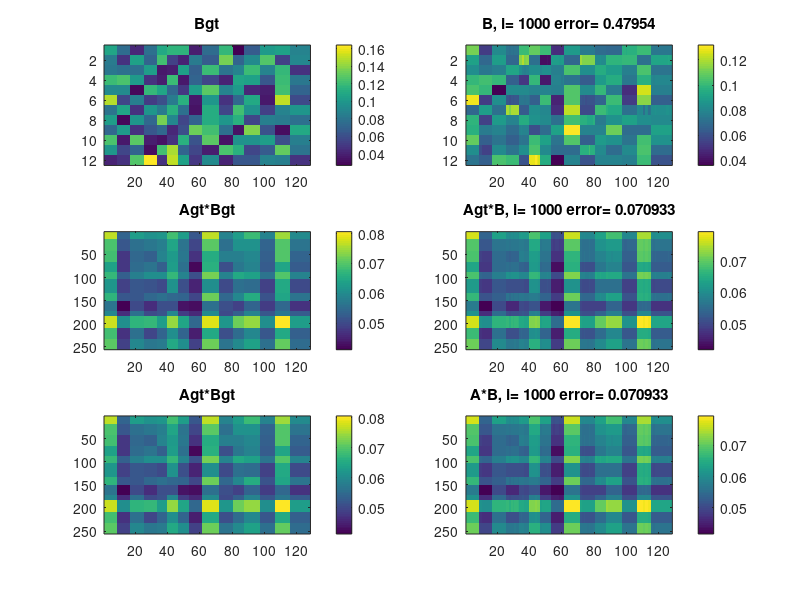
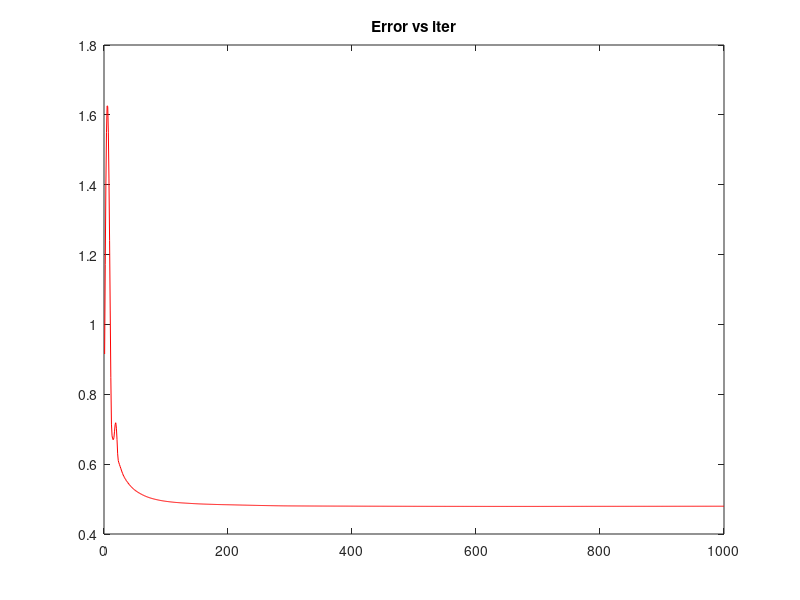

MATLAB code to generate these figures, in order:
 
%%%%%%%%%%%%%%%%%%%%%%%%%%%%%%%%%%%%%%%%%%%%%%%%%%%%%%%%%%%%
% Solve C = AB, Omega = Observations with
% min_{A,B>=0} D_Kullback-Leibler ( Omega * ( C || AB ) ) 
%                  + gamma_A ||A||_TV + gamma_B ||B||_TV
%%%%%%%%%%%%%%%%%%%%%%%%%%%%%%%%%%%%%%%%%%%%%%%%%%%%%%%%%%%%



function test_NMF_KL_TV_MC_v1


% %%%%%%%%%%%%%%%%%%%%%%%%%%%%%%
% % Create Recommendation Matrix C (Netflix-style) from A,B s.t. C = AB
% % Generate Graph GB for Matrix B (noisy community graph)
% %%%%%%%%%%%%%%%%%%%%%%%%%%%%%%
% 
% if 2==1
%     % Parameters
%     n = 256;
%     m = 128;
%     rA = 12;
%     rB = 15;
%     r = min( rA , rB ); % rank
%     [C,A,B,WB] = create_recommendation_data(n,m,r,rA,rB);
%     save('mat/recommendation_data.mat','C','A','B','WB');
% else
%     load('mat/recommendation_data.mat','C','A','B','WB');
%     [n,m] = size(C)
%     r = size(A,2)
% end
% 
% % Display
% if 1==1
%     cpt_fig = 1;
%     figure(cpt_fig);
%     subplot(131);
%     imagesc(A); colorbar;
%     title('A');
%     subplot(132);
%     imagesc(B); colorbar;
%     title('B');
%     subplot(133);
%     imagesc(C); colorbar;
%     title('C');
%     %pause
% end
% 
% % Save ground truth
% Agt = A;
% Bgt = B;
% 
% 
% 
% 
% 
% 
% 
% 
% 
% %%%%%%%%%%%%%%%%%%%%%%%%%%%%%%
% % Observation Mask for Matrix Completion 
% %%%%%%%%%%%%%%%%%%%%%%%%%%%%%%
% 
% O = zeros(n,m); % O = Omega
% R = rand(n,m);
% % th = keep th % of values
% th = 0.8;
% th = 0.5;
% th = 0.2;
% th = 0.1;
% th = 0.05;
% %th = 0.025;
% O(R<=th) = 1;
% perc = nnz(O)/(n*m);
% 
% % Save it
% if 2==1
%     save('mat/Omega_mask.mat','O','perc');
% end
% load('mat/Omega_mask.mat','O','perc');
% 
% % Display
% if 1==1
%     cpt_fig = 3;
%     figure(cpt_fig); clf;
%     subplot(121);
%     imagesc(C); colorbar;
%     title('C');
%     subplot(122);
%     imagesc(O.*C,[min(C(:)),max(C(:))]); colorbar;
%     title(['O*C - Perc observed values= ', num2str(perc) ]);
%     %return
% end
% 
% % NO COMPLETION
% %O = ones(n,m);
% 
% 
% 
% 
% 
% 
% %%%%%%%%%%%%%%%%%%%%%%%%%%%%%%
% % Compute graph gradient operator of WB
% %%%%%%%%%%%%%%%%%%%%%%%%%%%%%%
% 
% % Save it
% if 2==1
%     KB = compute_graph_gradient(WB);
%     save('mat/gradient_KB.mat','KB');
% end
% load('mat/gradient_KB.mat','KB');
% 
% 
% 
% 
% 
% 
% 
% %%%%%%%%%%%%%%%%%%%%%%%%%%%%%%
% % Compute graph of A from ratings and graph gradient
% %%%%%%%%%%%%%%%%%%%%%%%%%%%%%%
% 
% % Save it
% if 2==1
%     kNN = 10; % nb of nearest neighbors
%     WA = compute_graph_from_ratings(O.*C,kNN);
%     KA = compute_graph_gradient(WA);
%     save('mat/gradient_KA.mat','KA');
% end
% load('mat/gradient_KA.mat','KA');
% 
% 
% 
% 
% 
% 
% 
% 
% 
% %%%%%%%%%%%%%%%%%%%%%%%%%%%%%%
% % Init: A^{n=0}, B^{n=0}
% %%%%%%%%%%%%%%%%%%%%%%%%%%%%%%
% 
% Ainit = rand(n,r);
% Binit = rand(r,m);
% 
% % Column and Row L2 Normalization
% A = Ainit;
% A = bsxfun(@rdivide, A, sqrt(sum(A.^2,1)));
% Ainit = A;
% B = Binit;
% B = bsxfun(@rdivide, B', sqrt(sum(B'.^2,1))); B = B';
% Binit = B;
% 
% % Save it
% if 2==1
%     save('mat/initAB.mat','Ainit','Binit');
% end
% load('mat/initAB.mat','Ainit','Binit');
% 
% % Display
% if 1==1
%     cpt_fig = 4;
%     figure(cpt_fig); clf;
%     subplot(121);
%     imagesc(Ainit); colorbar;
%     title('Init A');
%     subplot(122);
%     imagesc(Binit); colorbar;
%     title('Init B');
%     %return
% end












%%%%%%%%%%%%%%%%%%%%%%%%%%%%%%
% FOR PYTHON
%%%%%%%%%%%%%%%%%%%%%%%%%%%%%%

if 2==1
    
    normA = normest(Agt);
    normK = normest(KB);
    
    save('recom_data.mat','C','Agt','Bgt','Ainit','Binit','WB','O','perc','KB','KA','normA','normK')
    
    return
    
end

load('recom_data.mat','C','Agt','Bgt','Ainit','Binit','WB','O','perc','KB','KA','normA','normK')










%%%%%%%%%%%%%%%%%%%%%%%%%%%%%%
% Proximal algorithm for recommendation
%%%%%%%%%%%%%%%%%%%%%%%%%%%%%%

% Parameters for NMF + TV
lambdaTV = 1e-4*5; % NMF + TV
%lambdaTV = 1e-6;   % NMF ONLY (NO TV)
%lambdaTV = 1e-2;    % TV ONLY (NO NMF)

% Init
A = Ainit;
B = Binit;
% for niter=1:20
%     
%     
%     niter
    
    
    
    %%%%%%%%%%%%%%%%%%%
    % Update B
    %%%%%%%%%%%%%%%%%%%
    
    % TO TEST INDEPENDENTLY OF A
    A = Agt;
    
    % Row, Column L2 Normalization
    A = bsxfun(@rdivide, A, sqrt( sum(A.^2,1))+1e-6 );
    B = bsxfun(@rdivide, B', sqrt( sum(B'.^2,1))+1e-6 ); B = B'; 
    
    % Init Y,B
    Bb = B; Bold = B;
    Y1 = A* B;
    Y2 = KB* B';
    
%     % Norm of A, KB
%     normA = normest(A);
%     normK = normest(KB);
    
    % Init time steps
    sigma1 = 1e0/normA;
    tau1 = 1e0/normA;
    sigma2 = 1e0/normK;
    tau2 = 1e0/normK;
    
    % Gammas
    gamma1 = 1e-1;
    gamma2 = 1e-1;

    % Parameter
    %lambdaTV = 1e-4*5;
    %lambdaTV = 1e-6;
    
    % Loop
    NbInnerIter = 1000; % 1000 5000
    PlotError = zeros(NbInnerIter,1);
    for i=1:NbInnerIter
        
        % New Y1 (NMF)
        Y1 = Y1 + sigma1.* (A* Bb);
        Y1 = 0.5* ( Y1 + O - ( (Y1-O).^2 + 4*sigma1.* O.* C ).^0.5 );
        
        % New Y2 (TV)
        Y2 = Y2 + sigma2.* (KB*Bb');
        Y2 = Y2 - sigma2.* Shrink( Y2/sigma2 , lambdaTV/sigma2 );
        
        % New B
        B = B - tau1.* ( A'*Y1 ) - tau2.* ( KB'* Y2 )';
        B = max(B,0);
       
        % Acceleration
        theta1 = 1./sqrt(1+2*gamma1*tau1);
        tau1 = tau1.* theta1;
        sigma1 = sigma1./ theta1;
        theta2 = 1./sqrt(1+2*gamma2*tau2);
        tau2 = tau2.* theta2;
        sigma2 = sigma2./ theta2;
        
        % New Bb
        Bb = B + 1/2* theta1* ( B - Bold ) + 1/2* theta2* ( B - Bold );
        
        % No Acceleration
        %Bb = 2*B - Bold;
        
        % New Bold
        Bold = B;
        
        % Error Plot
        PlotError(i) = norm(Bgt-B,2);
        
    end
    
    % Display
    figure(10); clf;
    subplot(321);
    imagesc(Bgt); colorbar;
    title('Bgt');
    subplot(322);
    imagesc(B); colorbar;
    title(['B, i= ', num2str(i) ,' error= ',num2str( norm(Bgt-B,2) )]);
    subplot(323);
    imagesc(Agt*Bgt); colorbar;
    title('Agt*Bgt');
    subplot(324);
    imagesc(Agt*B); colorbar;
    title(['Agt*B, i= ', num2str(i) ,' error= ',num2str( norm( Agt*Bgt - Agt*B ,2) )]);
    subplot(325);
    imagesc(Agt*Bgt); colorbar;
    title('Agt*Bgt');
    subplot(326);
    imagesc(A*B); colorbar;
    title(['A*B, i= ', num2str(i) ,' error= ',num2str( norm( Agt*Bgt - A*B ,2) )]);

    figure(11); clf; 
    plot(PlotError,'r-'); 
    title('Error vs iter');
    pause(0.25)
    %pause
    return
     
    
    
    
    %%%%%%%%%%%%%%%%%%%
    % Update A
    %%%%%%%%%%%%%%%%%%%
    
    % TO TEST INDEPENDTLY OF H
    %B = Bgt;
    
    % Row, Column L2 Normalization
    A = bsxfun(@rdivide, A, sqrt( sum(A.^2,1))+1e-6 );
    B = bsxfun(@rdivide, B', sqrt( sum(B'.^2,1))+1e-6 ); B = B'; 
    
    % Init Y,B
    At = A'; Atb = A'; Atold = A'; 
    Y1t = (A* B)';
    Y2t = KA* Atb';
    Ot = O';
    
    % Norm of B, KA
    warning off;
    normB = normest(B);
    normK = normest(KA);
    
    % Init time steps
    sigma1 = 1e0/normB;
    tau1 = 1e0/normB;
    sigma2 = 1e0/normK;
    tau2 = 1e0/normK;
    
    % Gammas
    gamma1 = 1e-1;
    gamma2 = 1e-1;

    % Parameter
    %lambdaTV = 1e-4*5;
    %lambdaTV = 1e-6;
    
    
    % Loop
    NbInnerIter = 1000; % 1000 5000
    PlotError = zeros(NbInnerIter,1);
    for i=1:NbInnerIter
        
        % New Y1 (NMF)
        Y1t = Y1t + sigma1.* (B'* Atb);
        Y1t = 0.5* ( Y1t + Ot - ( (Y1t-Ot).^2 + 4*sigma1.* Ot.* C' ).^0.5 );
        
        % New Y2 (TV)
        Y2t = Y2t + sigma2.* (KA* Atb');
        Y2t = Y2t - sigma2.* Shrink( Y2t/sigma2 , lambdaTV/sigma2 );
        
        % New At
        At = At - tau1.* ( B* Y1t ) - tau2.* ( KA'* Y2t )';
        At = max(At,0);
        
        % Acceleration
        theta1 = 1./sqrt(1+2*gamma1*tau1);
        tau1 = tau1.* theta1;
        sigma1 = sigma1./ theta1;
        theta2 = 1./sqrt(1+2*gamma2*tau2);
        tau2 = tau2.* theta2;
        sigma2 = sigma2./ theta2;
        
        % New Atb
        Atb = At + 1/2* theta1* ( At - Atold ) + 1/2* theta2* ( At - Atold );
        
        % No Acceleration
        %Atb = 2*At - Atold;
        
        % New Bold
        Atold = At;
        
        % New A
        A = At';
        
        % Error Plot
        PlotError(i) = norm(Agt-A,2);
        
    end
%     
%     % Display
%     figure(20); clf;
%     subplot(321);
%     imagesc(Agt); colorbar;
%     title('Agt');
%     subplot(322);
%     imagesc(A); colorbar;
%     title(['A, i= ', num2str(i) ,' error= ',num2str( norm(Agt-A,2) )]);
%     subplot(323);
%     imagesc(Agt*Bgt); colorbar;
%     title('Agt*Bgt');
%     subplot(324);
%     imagesc(A*Bgt); colorbar;
%     title(['A*Bgt, i= ', num2str(i) ,' error= ',num2str( norm( Agt*Bgt - A*Bgt ,2) )]);
%     subplot(325);
%     imagesc(Agt*Bgt); colorbar;
%     title('Agt*Bgt');
%     subplot(326);
%     imagesc(A*B); colorbar;
%     title(['A*B, i= ', num2str(i) ,' error= ',num2str( norm( Agt*Bgt - A*B ,2) )]);
% 
%     figure(21); clf; 
%     plot(PlotError,'r-'); 
%     title('Error vs iter');
%     pause(0.25)
%     
%     cpt_fig = 22;
%     figure(cpt_fig); clf;
%     subplot(131);
%     imagesc(C); colorbar;
%     title('C');
%     subplot(132);
%     imagesc(O.*C,[min(C(:)),max(C(:))]); colorbar;
%     title(['O*C - Perc observed values= ', num2str(perc) ]);
%     subplot(133);
%     imagesc(A*B); colorbar;
%     title(['Our Solution - error= ', num2str( norm( Agt*Bgt - A*B ,2) ) , ' - lamdaTV= ', num2str( lambdaTV ) ]);
%     
%     pause(0.25)
%     %pause
%     %return
%     
%     
%     % For Talk
%     cpt_fig = 100;
%     figure(cpt_fig); clf;
%     subplot(121);
%     imagesc(O.*C,[min(C(:)),max(C(:))]); axis off;
%     subplot(122);
%     imagesc(A*B); axis off;
%     
%     
%     
% end




end














%%%%%%%%%%%%%%%%%%%%%%%%%%%%%%%%%%%%%%%%%%%%%%%%%%%%%%%%%%%%
% Sub-Functions
%%%%%%%%%%%%%%%%%%%%%%%%%%%%%%%%%%%%%%%%%%%%%%%%%%%%%%%%%%%%


function [C,A,B,WB] = create_recommendation_data(n,m,r,rA,rB)

%%%%%%%%%%%%%%%%%%%%%%%
% Compute A
%%%%%%%%%%%%%%%%%%%%%%%
A = zeros(n,r);
t = 0.5 + 0.1*randn(rA,1);
t = t/ sum(t);
t = floor( t * n);
t(rA) = n - sum(t(1:rA-1));
for i=1:r
    shift = 0;
    for j=1:rA
        A(shift+1:shift+t(j),i) = 1 + (5-1)*rand;
        shift = shift + t(j);
    end
end

% Column L2 normalization
A = bsxfun(@rdivide, A, sqrt(sum(A.^2,1)));



%%%%%%%%%%%%%%%%%%%%%%%
% Compute B
%%%%%%%%%%%%%%%%%%%%%%%
B = zeros(r,m);
t = 0.5 + 0.1*randn(rB,1);
t = t/ sum(t);
t = floor( t * m);
t(rB) = m - sum(t(1:rB-1));
for i=1:r
    shift = 0;
    for j=1:rB
        B(i,shift+1:shift+t(j)) = 1 + (5-1)*rand;
        shift = shift + t(j);
    end
end

% Row L2 normalization L2
B = bsxfun(@rdivide, B', sqrt(sum(B'.^2,1))); B = B';




%%%%%%%%%%%%%%%%%%%%%%%
% Compute C
%%%%%%%%%%%%%%%%%%%%%%%
C = A*B;

% Display
cpt_fig = 1;
figure(cpt_fig);
subplot(131);
imagesc(A); colorbar;
title('A');
subplot(132);
imagesc(B); colorbar;
title('B');
subplot(133);
imagesc(C); colorbar;
title('C');

rankA = rank(A)
rankB = rank(B)
rankC = rank(C)







%%%%%%%%%%%%%%%%%%%%%%%
% Compute Graph GB for Matrix B
%%%%%%%%%%%%%%%%%%%%%%%

% Ground truth graph
Wgt = zeros(m,m);
shift = 0;
for j=1:rB
    Wgt( shift+1:shift+t(j) , shift+1:shift+t(j) ) = 1;
    shift = shift + t(j);
end
% Construct k-NN graph with neighbors in the same class and
%                           neighbors in a different class
nbNNsameClass = 10;
nbNNdiffClass = 1;
Wgt = triu(Wgt,1);
WB = zeros(m,m);
for i=1:m
    Gi = find(Wgt(i,:));
    rem_Gi = setdiff(1:m,[Gi,i]);
    % Same class
    idx = randperm(length(Gi));
    len = min( nbNNsameClass/2 , length(Gi) );
    idx = idx(1:len);
    Gi = Gi(idx);
    WB(i,Gi) = 1;
    % Different class
    idx = randperm(length(rem_Gi));
    idx = idx(1:nbNNdiffClass);
    rem_Gi = rem_Gi(idx);
    WB(i,rem_Gi) = 1;
end

% Symmetrize and diag=1
WB = max(WB,WB');
WB = WB + eye(m,m);
WB = sparse(WB);

% Display
figure(3);
imagesc(WB); colorbar;
title('Graph of B');


end





function K = compute_graph_gradient(W)

% Compute gradient operator
n = size(W,1);
Wadj = W;
triangularW = triu(Wadj,1);
[I, J, v] = find(triangularW);
m_edges = length(v); % number of edges in the graph
KI = [1:m_edges 1:m_edges];
KJ(1:m_edges) = I;
KJ(m_edges+1:2*m_edges) = J;
Kv(1:m_edges) = v;
Kv(m_edges+1:2*m_edges) = -v;
K = sparse(KI,KJ,Kv,m_edges,n);

end






function G = compute_graph_from_ratings(X,kNN)

% Compute distances between xi and xj for COMMON ratings
fprintf('Compute pairwise distances... (can be speed up!)\n')
n = size(X,1)
NNDist = -ones(n,n);
for i=1:n
    Xi = X(i,:);
    idxi = find(Xi>eps);
    for j=i+1:n
        Xj = X(j,:);
        idxj = find(Xj>eps);
        idx_common = intersect(idxi,idxj);
        if length(idx_common)>0
            Xit = Xi(idx_common);
            Xjt = Xj(idx_common);
            NNDist(i,j) = norm(Xit-Xjt,2)/ sqrt(length(idx_common));
        else
            NNDist(i,j) = -1;
        end
    end
end
NNDist(NNDist<0) = max(NNDist(:));
idx = tril(true(size(NNDist)),-1);
NNDist(idx) = 0;
NNDist = max(NNDist,NNDist');

% Eps-graph
if 2==1
    NNDist_sort = sort(NNDist,2);
    eps_graph = NNDist_sort(:,kNN);
    eps_graph = sqrt(1)* mean(eps_graph)
    WadjW = exp( - (NNDist.^2)./ eps_graph^2 );
    % Truncated if needed
    WadjW( WadjW < exp(-1/2) ) = 0;
    % Fix issue when no common ratings
    [I,~] = find(NNDist_sort(:,1)>0.95*max(NNDist(:)));
    for i=1:length(I)
        idx = randperm(n); idx = idx(1:kNN);
        WadjW(I(i),idx) = 1;
    end
    % Symmetrize and add diagonal
    WadjW = max(WadjW,WadjW');
    WadjW = WadjW + speye(n,n);
    WadjW = sparse(WadjW);
    perc_non_zeros_Wadj = nnz(WadjW)/ n^2
    %return
end

% kNN-graph (SEEMS BEST)
if 1==1
    [NNDist_sort,NNIdxs_sort] = sort(NNDist,2);
    NNDist_sort_crop = NNDist_sort(:,1:kNN);
    NNIdxs_sort_crop = NNIdxs_sort(:,1:kNN);
    % Scale
    scale = 1 * mean( NNDist_sort_crop(:,kNN) )
    % Adjacency Matrix
    idx = 1;
    idxi = zeros(kNN*n,1);
    idxj = zeros(kNN*n,1);
    entries = zeros(kNN*n,1);
    for k = 1:n
        % Indexes
        idxi(idx:idx+kNN-1) = k;
        idxj(idx:idx+kNN-1) = NNIdxs_sort_crop(k,:);
        % Gaussian weight function
        entries(idx:idx+kNN-1)= exp( -(NNDist_sort_crop(k,:).^2)./ scale^2 );
        % Update current index
        idx = idx + kNN;
    end
    WadjW = sparse(idxi,idxj,entries,n,n);
    % Fix issue when no common ratings
    [I,~] = find(NNDist_sort_crop(:,1)>0.95*max(NNDist(:)));
    for i=1:length(I)
        idx = randperm(n); idx = idx(1:kNN);
        WadjW(I(i),idx) = 1;
    end
    % Symmetrize and add diagonal
    WadjW = max(WadjW,WadjW');
    WadjW = WadjW + speye(n,n);
    perc_non_zeros_Wadj = nnz(WadjW)/ n^2
end

G = WadjW;

% Display
cpt_fig = 5;
figure(cpt_fig); clf;
subplot(221);
imagesc(X,[min(X(:)),max(X(:))]); colorbar;
title('X');
subplot(222);
imagesc(NNDist); colorbar;
title('NNDist');
subplot(223);
imagesc(NNDist_sort); colorbar;
title('NNDist sort');
subplot(224);
imagesc(WadjW); colorbar;
title('Wadj of W');

end




function res = Shrink(x,lambda)

s = sqrt(x.^2);
ss = s - lambda;
ss = ss.* ( ss>0 );
s = s + ( s<lambda );
ss = ss./s;
res = ss.* x;

end








    
    